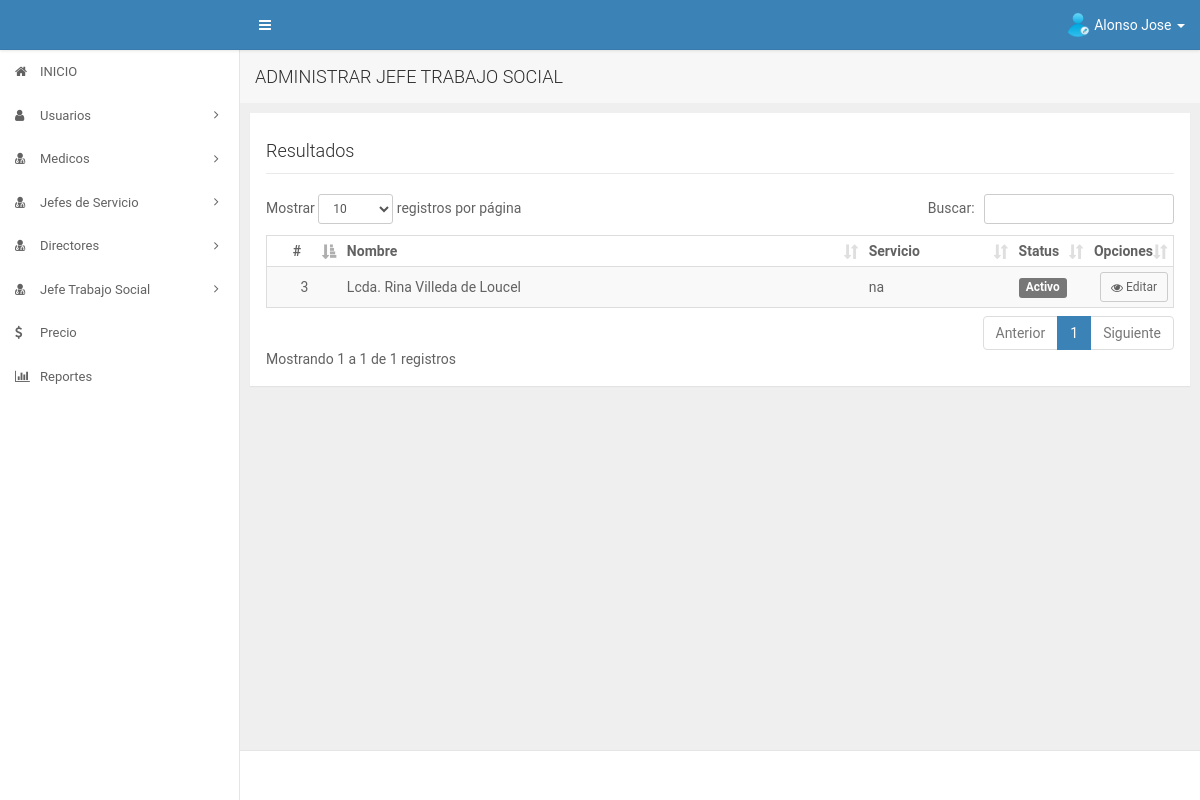
/app/admin/adminjefesocial.php (signed in), run on an earlier commit of the app's database.
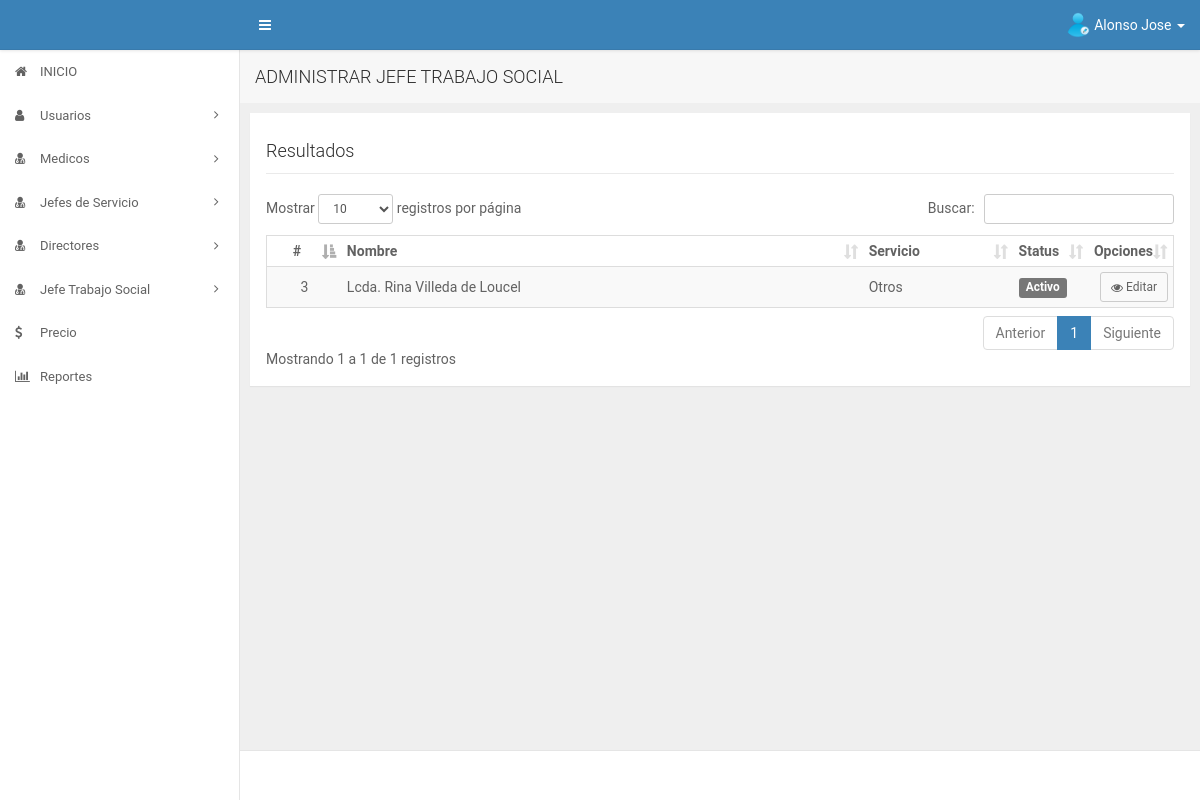
And on a later commit of the database.
### tables this page shows
CREATE TABLE IF NOT EXISTS `jefe_trabajo_social` (
  `id_jefesocial` int(11) NOT NULL AUTO_INCREMENT,
  `nombre` varchar(200) DEFAULT NULL,
  `id_status` int(11) DEFAULT NULL,
  `id_servicio` int(11) DEFAULT NULL,
  PRIMARY KEY (`id_jefesocial`),
  KEY `FK_jtsservicio` (`id_servicio`),
  KEY `FK_jtsstatus` (`id_status`),
  CONSTRAINT `FK_jtsservicio` FOREIGN KEY (`id_servicio`) REFERENCES `servicios` (`id_servicio`),
  CONSTRAINT `FK_jtsstatus` FOREIGN KEY (`id_status`) REFERENCES `status` (`id_status`)
);

CREATE TABLE IF NOT EXISTS `servicios` (
  `id_servicio` int(11) NOT NULL AUTO_INCREMENT,
  `nombre_servicio` varchar(200) DEFAULT NULL,
  PRIMARY KEY (`id_servicio`)
);

CREATE TABLE IF NOT EXISTS `status` (
  `id_status` int(11) NOT NULL AUTO_INCREMENT,
  `nombre_status` varchar(50) DEFAULT NULL,
  `descripcion` varchar(128) DEFAULT NULL,
  PRIMARY KEY (`id_status`)
);

### app/admin/adminjefesocial.php (the view, shortened to what this page needs)
<?php
    include("../core/header.php");
    include("../core/aside.php");
    include("../../config/database.php");
    $sql = "SELECT jefe_trabajo_social.id_jefesocial,jefe_trabajo_social.nombre,status.nombre_status,servicios.nombre_servicio
            FROM ((jefe_trabajo_social
            INNER JOIN status ON jefe_trabajo_social.id_status = status.id_status)
            INNER JOIN servicios ON jefe_trabajo_social.id_servicio = servicios.id_servicio);";
    if ($stmt  = $conn->prepare($sql)) {
        $stmt ->execute();
        $stmt->store_result();
        $rows = $stmt->num_rows;
        $stmt ->bind_result($id, $nombre, $status, $servicio);
    }
?>
<div id="content" class="ui-content ui-content-aside-overlay">
    <div class="page-head-wrap">
        <h4 class="margin0">ADMINISTRAR JEFE TRABAJO SOCIAL</h4>
    </div>
    <div class="ui-content-body">
        <div class="ui-container">
            <div class="row">
                <div class="col-md-12 col-lg-12">
                    <div class="panel">
                        <div class="panel-body">
                            <div id="titulo">
                            	<h4>Resultados</h4>
                            </div>
                            <div id="contenido" class="table-responsive">
                            	<table class="table table-striped table-condensed" id="mitable">
                                    <thead class="thead-inverse">
                                        <tr>
                                            <th class="col-md-1 text-center">#</th>
                                            <th class="col-md-7">Nombre</th>
                                            <th class="col-md-2">Servicio</th>
                                            <th class="col-md-1">Status</th>
                                            <th class="col-md-1 text-right">Opciones</th>
                                        </tr>
                                    </thead>
                                    <tbody>
                                        <?php
                                            if($rows>0) {
                                                while ($stmt->fetch()) {
                                        ?>
                                                <tr>
                                                <td class="text-center"><?php echo $id ?></td>
                                                <td class="text-left"><?php echo $nombre ?></td>
                                                <td class="text-left"><?php echo $servicio ?></td>
                                                <td class="text-left"><span class="label label-default"><?php echo $status ?></span></td>
                                                <td class="text-right"><a href="javascript:;" class="btn btn-default btn-sm verjefesocial"  data-placement="left" data-jefesocial="<?php echo $id ?>" ><i class="fa fa-eye"></i> Editar</a></td>
                                                </tr>
                                        <?php
                                                }
                                            }
                                        ?>
                                    </tbody>
                                </table>
                            </div>
                        </div>
                    </div>
                </div>
            </div>
        </div>
    </div>
</div>
<?php
    include("../core/footer.php");
 ?>

What changed in the data, as far as the page shows it:
changed through a linked row, jefe_trabajo_social "Lcda. Rina Villeda de Loucel": id_servicio.nombre_servicio "na" → "Otros"
